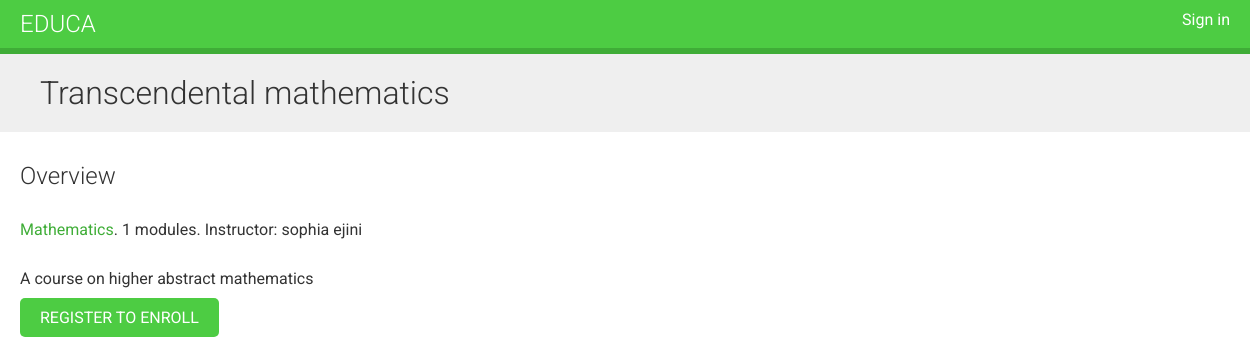
Before: /course/transcendental-mathematics/ with the older database file.
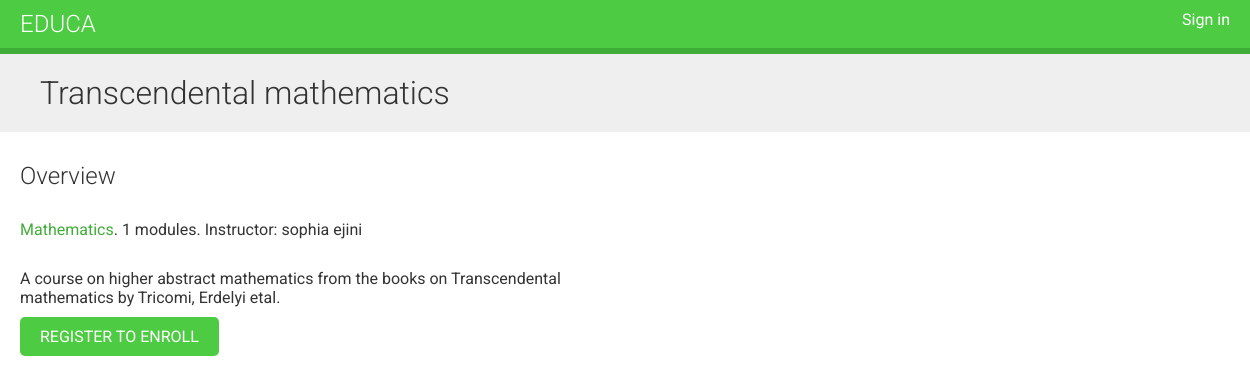
After: the same page with the newer database file.
### courses/models.py (models this page shows, shortened)
class Course(models.Model):
    owner = models.ForeignKey(User, related_name='courses_created', on_delete=models.CASCADE)
    subject = models.ForeignKey(Subject, related_name='courses', on_delete=models.CASCADE)
    title = models.CharField(max_length=200)
    slug = models.SlugField(max_length=200, unique=True)
    overview = models.TextField()
    created = models.DateTimeField(auto_now_add=True)
    students = models.ManyToManyField(User, related_name='courses_joined', blank=True)
    class Meta:
        ordering = ['-created']

### courses/views.py (the view)
# urls.py: path('<slug:slug>/', views.CourseDetailView.as_view(), name='course_detail'),
class CourseDetailView(DetailView):
    model = Course
    template_name = 'courses/course/detail.html'
    def get_context_data(self, **kwargs):
        context = super().get_context_data(**kwargs)
        context['enroll_form'] = CourseEnrollForm(initial={'course':self.object})
        return context

### courses/templates/courses/course/detail.html (shortened to what this page needs)
{% extends "base.html" %}
{% block content %}
    {% with subject=object.subject %}
        <h1>
            {{ object.title }}
        </h1>
        <div class="module">
            <h2>Overview</h2>
            <p>
            <a href="{% url "course_list_subject" subject.slug %}">
            {{ subject.title }}</a>.
            {{ object.modules.count }} modules.
            Instructor: {{ object.owner.get_full_name }}
            </p>
            {{ object.overview|linebreaks }}
            {% if request.user.is_authenticated %}
                <form action="{% url "student_enroll_course" %}" method="post">
                    {{ enroll_form }}
                    {% csrf_token %}
                    <input type="submit" value="Enroll now">
                </form>
                {% else %}
                    <a href="{% url "student_registration" %}" class="button">
                        Register to enroll
                    </a>
                {% endif %}
        </div>
    {% endwith %}
{% endblock %}

Changed rows visible on the page:
changed Course "Transcendental mathematics": overview "A course on higher abstract mathematics" → "A course on higher abstract mathematics from the books on Transcendental mathematics by Tricomi, Erdelyi etal."
